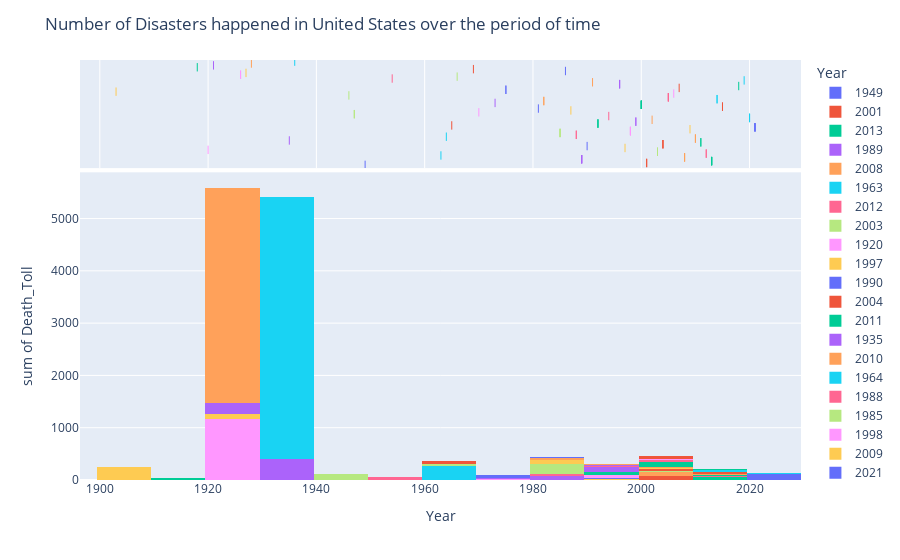

Notebook cell for this chart:
### Code cell
# To show which years are worst years in United States from disaster perspective
import plotly.express as px
df2 = df.query('Country_Name=="United States"')
fig = px.histogram(df2, x="Year", y="Death_Toll", color="Year", marginal="rug",
                   hover_data=df.columns)
fig.update_layout(title='Number of Disasters happened in United States over the period of time')
fig.show()
